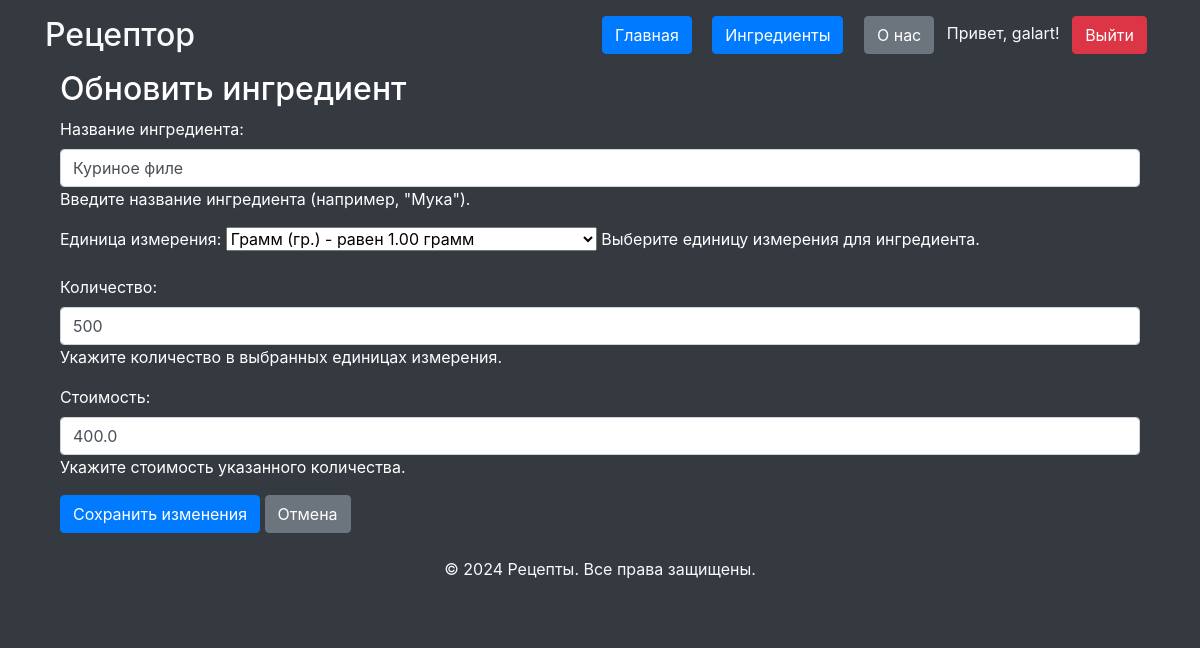
The app's page /ingredient/update/1/ (signed in) with its own data.
### recipe_catalog/models.py (models this page shows, shortened)
class Ingredient(models.Model):
    name = models.CharField(
		max_length=255,
		validators=[
			RegexValidator(
				regex=r'^[A-Za-zА-Яа-яёЁ\s]+$',
				message='Название должно быть текстом'
			)
		]
	)
    measure_unit = models.ForeignKey(
        MeasureUnit,
        on_delete=models.CASCADE,
        verbose_name='Единица измерения'
    )
    amount = models.IntegerField(
        verbose_name="Количество в единицах измерения",
        validators=[
            MinValueValidator(
                limit_value=1,
                message='Количество должно быть не больше 1'
            )
        ]
    )
    cost = models.FloatField(
        validators=[
            MinValueValidator(
                limit_value=1,
                message='Цена должна быть не меньше 1 рубля'
            )
        ]
    )
    author = models.ForeignKey(
        User,
        verbose_name='Создатель ингредиента',
        on_delete=models.CASCADE, null=True
    )

class MeasureUnit(models.Model):
    name = models.CharField(
		max_length=255,
        verbose_name='Полное название единицы измерения',
		validators=[
			RegexValidator(
				regex=r'^[A-Za-zА-Яа-яёЁ\s]+$',
				message='Название должно быть текстом'
			)
		]
	)
    short_name = models.CharField(
        max_length=20,
        verbose_name='Краткая форма единицы измерения'
    )
    grams_in_unit = models.DecimalField(
        max_digits=10,
        decimal_places=2,
        verbose_name='Количество грамм в единице измерения',
        validators=[
            MinValueValidator(
                limit_value=1,
                message='Вес должен быть не меньше 1'
            )
        ]
    )
    def __str__(self):
        return f"{self.name} ({self.short_name}) - равен {self.grams_in_unit} грамм"

### recipe_catalog/views.py (the view)
# urls.py: path('ingredient/update/<int:pk>/', update_ingredient, name='update_ingredient'),
@login_required
def update_ingredient(request, pk):
    instance = get_object_or_404(Ingredient, pk=pk)
    if request.user != instance.author:
        raise PermissionDenied("Вы не можете редактировать этот ингредиент")
    form = IngredientForm(request.POST or None, instance=instance)
    if form.is_valid():
        form.save()
        return redirect('recipe_catalog:ingredient_list')
    context = {'form': form}
    return render(request, 'recipe_catalog/update_ingredient.html', context)

### templates/recipe_catalog/update_ingredient.html (shortened to what this page needs)
{% extends 'base.html' %}
{% block content %}
<div class="container">
    <h2>Обновить ингредиент</h2>
    <form method="POST">
        {{ form.as_p }}
        <button type="submit" class="btn btn-primary">Сохранить изменения</button>
        <a href="{% url 'recipe_catalog:ingredient_list' %}" class="btn btn-secondary">Отмена</a>
    </form>
</div>
{% endblock %}

### templates/base.html (shortened to what this page needs)
<!DOCTYPE html>
<html lang="ru">
<head>
    <link rel="stylesheet" href="https://maxcdn.bootstrapcdn.com/bootstrap/4.5.2/css/bootstrap.min.css">
</head>
<body class="bg-dark text-white">
<header class="bg-dark text-light py-3">
    <div class="container d-flex justify-content-between align-items-center">
        <h2 class="mb-0">Рецептор</h2>
        <nav>
            <a href="/" class="btn btn-primary mx-2">Главная</a>
            <a href="/ingredients" class="btn btn-primary mx-2">Ингредиенты</a>
            <a href="/about" class="btn btn-secondary mx-2">О нас</a>
            {% if user.is_authenticated %}
                <span class="text-light">Привет, {{ user.username }}!</span>
                <a href="/logout" class="btn btn-danger mx-2">Выйти</a>
            {% else %}
                <a href="/login" class="btn btn-success mx-2">Залогиниться</a>
                <a href="/register" class="btn btn-warning mx-2">Зарегистрироваться</a>
            {% endif %}
        </nav>
    </div>
</header>
<main class="container">
    {% block content %}{% endblock %}
</main>
<footer class="bg-dark text-light py-4">
    <div class="container text-center">
        <p>&copy; 2024 Рецепты. Все права защищены.</p>
    </div>
</footer>
</body>
</html>

### records on screen
Ingredient: name "Куриное филе", measure_unit "Грамм (гр.) - равен 1.00 грамм", amount "500", cost "400.0"

### other values on screen
{{ user.username }} "galart"
